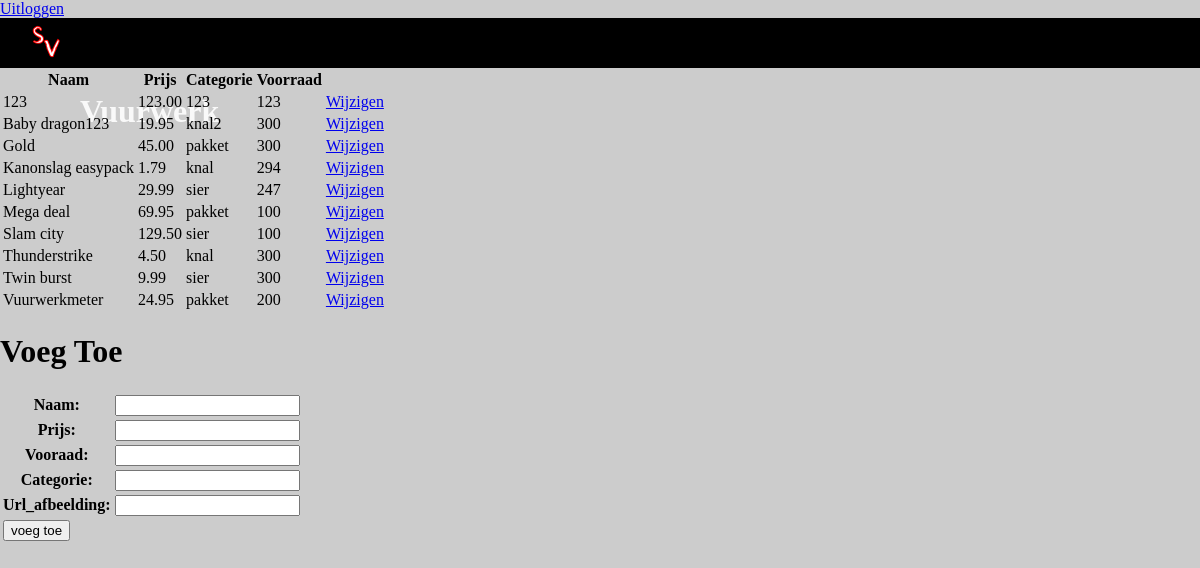
The page /admin/index.php (signed in) on the database its author committed.
### tables this page shows
CREATE TABLE `product` (
  `naam` varchar(50) NOT NULL,
  `prijs` double(5,2) NOT NULL,
  `vooraad` int(11) NOT NULL,
  `categorieen` varchar(50) NOT NULL,
  `url_afbeelding` varchar(100) NOT NULL
);

### admin/index.php (called while the page is built, shortened)
<?php
include "../functions.php";
include "functions.php";
$page = "admin";
include "{$page}.php";

### functions.php (called while the page is built, shortened)
<?php
$servername = "localhost";
$username = "root";
$password = "";
$database = "vuurwerk";
try {
    $conn = new PDO("mysql:host=$servername;dbname={$database}", $username, $password);
    $conn->setAttribute(PDO::ATTR_ERRMODE, PDO::ERRMODE_EXCEPTION);
} catch (PDOException $e) {
    echo "Connection failed: " . $e->getMessage();
}
function producten($categorie = false) {
    global $conn;
    $categorieQuery = "";
    $values = [];
    $query = $conn->prepare("SELECT * FROM product {$categorieQuery}");
    $query->execute($values);
    $producten = $query->fetchAll(PDO::FETCH_ASSOC);
    return $producten;
}

### admin/admin.php (the view, shortened to what this page needs)
<!DOCTYPE html>
<html lang="en">
<head>
    <link rel="stylesheet" href="/vuurwerk/shop/css/style.css">
</head>
<body>
    <a href="/vuurwerk/admin/logout">Uitloggen</a>
    <div id="shop">
        <div id="head-text">
            <a href="index"><img src="/vuurwerk/shop/img/logo.jpg" height="50" width="50"></a>
            <h1>Vuurwerk</h1>
        </div>
        <?php if (isset($_SESSION['ingelogd']) && $_SESSION['ingelogd'] == true) { ?>
            <table>
                <tr>
                    <th>Naam</th>
                    <th>Prijs</th>
                    <th>Categorie</th>
                    <th>Voorraad</th>
                </tr>
                <?php foreach(producten() as $product) {?>
                    <tr>
                        <td><?= $product['naam']; ?></td>
                        <td><?= $product['prijs']; ?></td>
                        <td><?= $product['categorieen']; ?></td>
                        <td><?= $product['vooraad']; ?></td>
                        <td>
                            <a href="/vuurwerk/admin/edit?id=<?= $product['naam']; ?>">Wijzigen</a>
                        </td>
                    </tr>
                <?php } ?>
            </table>
            <h1>Voeg Toe</h1>
                <form id="edit-form" action="?action=addProduct" method="post">
                    <table>
                        <tr>
                            <th>Naam:</th>
                            <td><input type="text" name="naam_add"></td>
                        </tr>
                        <tr>
                            <th>Prijs:</th>
                            <td><input type="text" name="prijs"></td>
                        </tr>
                        <tr>
                            <th>Vooraad:</th>
                            <td><input type="text" name="vooraad"></td>
                        </tr>
                        <tr>
                            <th>Categorie:</th>
                            <td><input type="text" name="categorie"></td>
                        </tr>
                        <tr>
                            <th>Url_afbeelding:</th>
                            <td><input type="text" name="url_afbeelding"></td>
                        </tr>
                        <tr class="center"><td colspan='2'><input type="submit" id="edit-sub" value="voeg toe"></td></tr>
                    </table>
                </form>
        <?php } ?>
    </div>
</body>

### shop/css/style.css (style rules this page uses)
body { background-color: #ccc; margin: 0; }
#head-text { background-color: black; color: #f9f9f9; width: 100%; height: 50px; margin-left: auto; margin-right: auto; }
#head-text img { margin-left: 20px; }
#head-text h1 { margin-left: 80px; }
#betaal th,td,tr { margin: 0px; }

### rows shown on the page
product: naam "123", prijs "123.00", categorieen "123", vooraad "123"
product: naam "Baby dragon123", prijs "19.95", categorieen "knal2", vooraad "300"
product: naam "Gold", prijs "45.00", categorieen "pakket", vooraad "300"
product: naam "Kanonslag easypack", prijs "1.79", categorieen "knal", vooraad "294"
product: naam "Lightyear", prijs "29.99", categorieen "sier", vooraad "247"
product: naam "Mega deal", prijs "69.95", categorieen "pakket", vooraad "100"
product: naam "Slam city", prijs "129.50", categorieen "sier", vooraad "100"
product: naam "Thunderstrike", prijs "4.50", categorieen "knal", vooraad "300"
product: naam "Twin burst", prijs "9.99", categorieen "sier", vooraad "300"
product: naam "Vuurwerkmeter", prijs "24.95", categorieen "pakket", vooraad "200"
